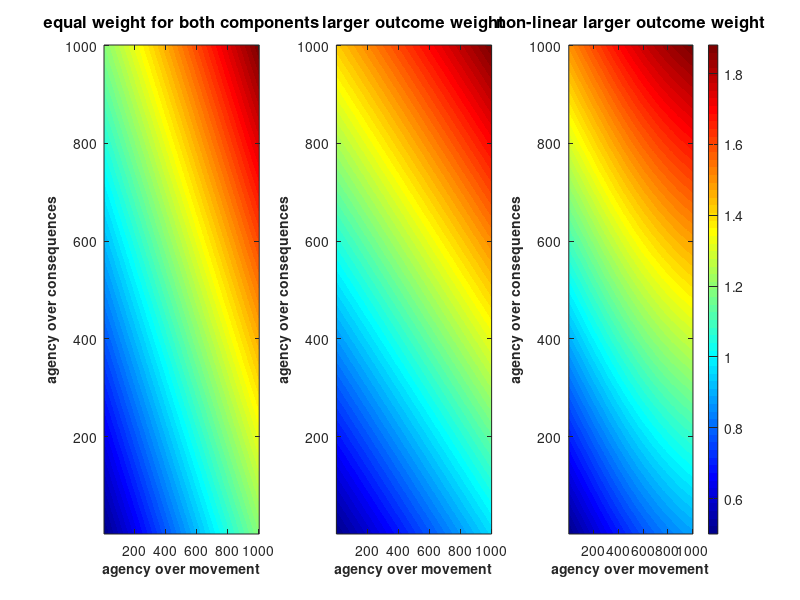

Reproduce this figure in MATLAB.
fig1 = figure(1);

axis([0 1 0 1]);


vec_local = 0:0.001:1;
vec_outcome = 0:0.001:1;

vec_local2 = 1./(1+exp(-vec_outcome*2));

mattrial_1 = zeros(length(vec_local), length(vec_outcome));
mattrial_2 = zeros(length(vec_local), length(vec_outcome));
mattrial_3 = zeros(length(vec_local), length(vec_outcome));

for i = 1:length(vec_local)
    for ii = 1:length(vec_outcome)
        mattrial_1(ii, i) = vec_local(i) + vec_outcome(ii);
        mattrial_2(ii, i) = vec_local(i) + 2 * vec_outcome(ii);
        mattrial_3(ii, i) = vec_local2(i) + vec_outcome(ii);
%         mattrial_3(i, ii) = + 1/(1 + exp(10-1*(3*v1(i)+ v22(ii)))) ;
%         mattrial_3(i, ii) = v2(ii) + 1/(exp(-v1(i)));
%         mattrial_3(i, ii) = 2 * v2(ii) + 1/(1 + exp(-v1(i)));
    end
end

colormap jet;
subplot (1, 3, 1)
imagesc(mattrial_1)
set(gca,'YDir','normal')
xlabel('agency over movement', 'FontSize', 10, 'FontWeight', 'bold');
ylabel('agency over consequences', 'FontSize', 10, 'FontWeight', 'bold');
title('equal weight for both components', 'FontSize', 12, 'FontWeight', 'bold');

subplot(1, 3, 2)
imagesc(mattrial_2)
set(gca,'YDir','normal');
xlabel('agency over movement', 'FontSize', 10, 'FontWeight', 'bold');
ylabel('agency over consequences', 'FontSize', 10, 'FontWeight', 'bold');
title('larger outcome weight', 'FontSize', 12, 'FontWeight', 'bold');

subplot(1, 3, 3)
imagesc(mattrial_3)
set(gca,'YDir','normal');
xlabel('agency over movement', 'FontSize', 10, 'FontWeight', 'bold');
ylabel('agency over consequences', 'FontSize', 10, 'FontWeight', 'bold');
title('non-linear larger outcome weight', 'FontSize', 12, 'FontWeight', 'bold');
colorbar;

% set(fig1, 'units', 'normalized', 'Position', [0.1 0.1 0.85 0.35]);